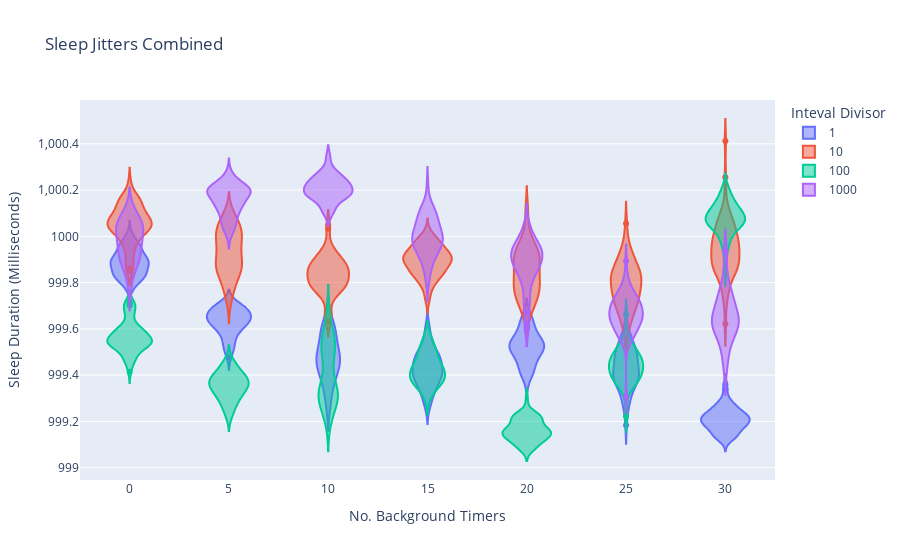

This figure's notebook cell:
### Code cell
from plotly.subplots import make_subplots

sleep_jitter_combined_figs = go.Figure()

for divisor in sleep_jitters.keys():
    sleep_jitter_combined_figs.add_trace(go.Violin(
        x=sleep_jitters[divisor]['background_timers'],
        y=sleep_jitters[divisor]['trace_milli'],
        name=divisor,
    ))

sleep_jitter_combined_figs.update_layout(
    title_text="Sleep Jitters Combined",
    legend_title_text='Inteval Divisor',
    xaxis=dict(
        title="No. Background Timers",
    ),
    yaxis=dict(
        title="Sleep Duration (Milliseconds)"
    )
    
)
sleep_jitter_combined_figs.write_html('docs/sleep_jitter_stats_combined.html')
sleep_jitter_combined_figs.show()

### Figure 1 — Plotly figure (JSON) as saved in the notebook; plotly's stock layout.template omitted (floating-point values rounded to 4 significant figures; data arrays with more than 128 entries replaced by an {"elided": "..."} marker saying what was removed)
{"data": [{"name": "1", "type": "violin", "x": {"elided": "406 int values"}, "y": {"elided": "406 float values"}}, {"name": "10", "type": "violin", "x": {"elided": "406 int values"}, "y": {"elided": "406 float values"}}, {"name": "100", "type": "violin", "x": {"elided": "406 int values"}, "y": {"elided": "406 float values"}}, {"name": "1000", "type": "violin", "x": {"elided": "406 int values"}, "y": {"elided": "406 float values"}}], "layout": {"legend": {"title": {"text": "Inteval Divisor"}}, "title": {"text": "Sleep Jitters Combined"}, "xaxis": {"title": {"text": "No. Background Timers"}}, "yaxis": {"title": {"text": "Sleep Duration (Milliseconds)"}}}}
